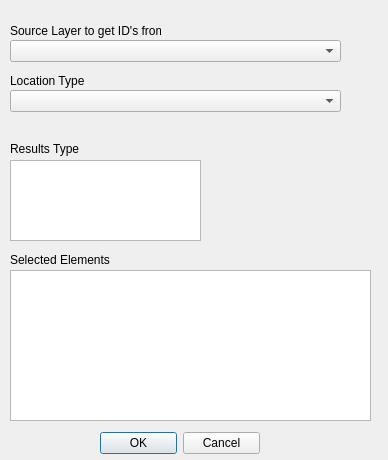
<?xml version="1.0" encoding="UTF-8"?>
<ui version="4.0">
 <class>tuflowqgis_1d_iface</class>
 <widget class="QDialog" name="tuflowqgis_1d_iface">
  <property name="windowModality">
   <enum>Qt::ApplicationModal</enum>
  </property>
  <property name="enabled">
   <bool>true</bool>
  </property>
  <property name="geometry">
   <rect>
    <x>0</x>
    <y>0</y>
    <width>388</width>
    <height>460</height>
   </rect>
  </property>
  <property name="mouseTracking">
   <bool>false</bool>
  </property>
  <property name="windowTitle">
   <string>TUFLOW Results Viewer Interface to TUF1D.py</string>
  </property>
  <widget class="QDialogButtonBox" name="buttonBox">
   <property name="geometry">
    <rect>
     <x>100</x>
     <y>430</y>
     <width>160</width>
     <height>26</height>
    </rect>
   </property>
   <property name="orientation">
    <enum>Qt::Horizontal</enum>
   </property>
   <property name="standardButtons">
    <set>QDialogButtonBox::Cancel|QDialogButtonBox::Ok</set>
   </property>
  </widget>
  <widget class="QLabel" name="label1">
   <property name="geometry">
    <rect>
     <x>10</x>
     <y>70</y>
     <width>108</width>
     <height>22</height>
    </rect>
   </property>
   <property name="text">
    <string>Location Type</string>
   </property>
  </widget>
  <widget class="QLabel" name="label2">
   <property name="geometry">
    <rect>
     <x>10</x>
     <y>138</y>
     <width>108</width>
     <height>22</height>
    </rect>
   </property>
   <property name="text">
    <string>Results Type</string>
   </property>
  </widget>
  <widget class="QListWidget" name="ResTypeList">
   <property name="geometry">
    <rect>
     <x>10</x>
     <y>160</y>
     <width>191</width>
     <height>81</height>
    </rect>
   </property>
   <property name="selectionMode">
    <enum>QAbstractItemView::ExtendedSelection</enum>
   </property>
  </widget>
  <widget class="QLabel" name="label3">
   <property name="geometry">
    <rect>
     <x>10</x>
     <y>249</y>
     <width>108</width>
     <height>22</height>
    </rect>
   </property>
   <property name="text">
    <string>Selected Elements</string>
   </property>
  </widget>
  <widget class="QListWidget" name="IDList">
   <property name="geometry">
    <rect>
     <x>10</x>
     <y>270</y>
     <width>361</width>
     <height>151</height>
    </rect>
   </property>
   <property name="selectionMode">
    <enum>QAbstractItemView::ExtendedSelection</enum>
   </property>
  </widget>
  <widget class="QComboBox" name="locationDrop">
   <property name="geometry">
    <rect>
     <x>10</x>
     <y>90</y>
     <width>331</width>
     <height>22</height>
    </rect>
   </property>
  </widget>
  <widget class="QComboBox" name="sourcelayer">
   <property name="geometry">
    <rect>
     <x>10</x>
     <y>40</y>
     <width>331</width>
     <height>22</height>
    </rect>
   </property>
  </widget>
  <widget class="QLabel" name="label1_2">
   <property name="geometry">
    <rect>
     <x>10</x>
     <y>20</y>
     <width>151</width>
     <height>22</height>
    </rect>
   </property>
   <property name="text">
    <string>Source Layer to get ID's from</string>
   </property>
  </widget>
 </widget>
 <resources/>
 <connections/>
</ui>
